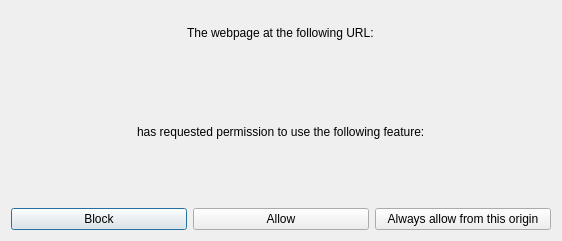
<?xml version="1.0" encoding="UTF-8"?>
<ui version="4.0">
 <class>PermissionRequestDialog</class>
 <widget class="QDialog" name="PermissionRequestDialog">
  <property name="geometry">
   <rect>
    <x>0</x>
    <y>0</y>
    <width>562</width>
    <height>241</height>
   </rect>
  </property>
  <property name="windowTitle">
   <string>Permission request</string>
  </property>
  <layout class="QGridLayout" name="gridLayout_2">
   <item row="0" column="0">
    <layout class="QGridLayout" name="gridLayout">
     <item row="0" column="0" alignment="Qt::AlignHCenter">
      <widget class="QLabel" name="label">
       <property name="text">
        <string>The webpage at the following URL:</string>
       </property>
      </widget>
     </item>
    </layout>
   </item>
   <item row="3" column="0" alignment="Qt::AlignHCenter">
    <widget class="QLabel" name="featureLabel">
     <property name="text">
      <string/>
     </property>
    </widget>
   </item>
   <item row="4" column="0">
    <layout class="QHBoxLayout" name="horizontalLayout">
     <item>
      <widget class="QPushButton" name="blockButton">
       <property name="text">
        <string>Block</string>
       </property>
       <property name="icon">
        <iconset resource="galacteek.qrc">
         <normaloff>:/share/icons/cancel.png</normaloff>:/share/icons/cancel.png</iconset>
       </property>
      </widget>
     </item>
     <item>
      <widget class="QPushButton" name="allowButton">
       <property name="text">
        <string>Allow</string>
       </property>
      </widget>
     </item>
     <item>
      <widget class="QPushButton" name="alwaysAllowButton">
       <property name="text">
        <string>Always allow from this origin</string>
       </property>
      </widget>
     </item>
    </layout>
   </item>
   <item row="1" column="0">
    <widget class="QLabel" name="urlLabel">
     <property name="text">
      <string/>
     </property>
    </widget>
   </item>
   <item row="2" column="0" alignment="Qt::AlignHCenter">
    <widget class="QLabel" name="label_2">
     <property name="text">
      <string>has requested permission to use the following feature:</string>
     </property>
    </widget>
   </item>
  </layout>
 </widget>
 <resources>
  <include location="galacteek.qrc"/>
 </resources>
 <connections/>
</ui>
